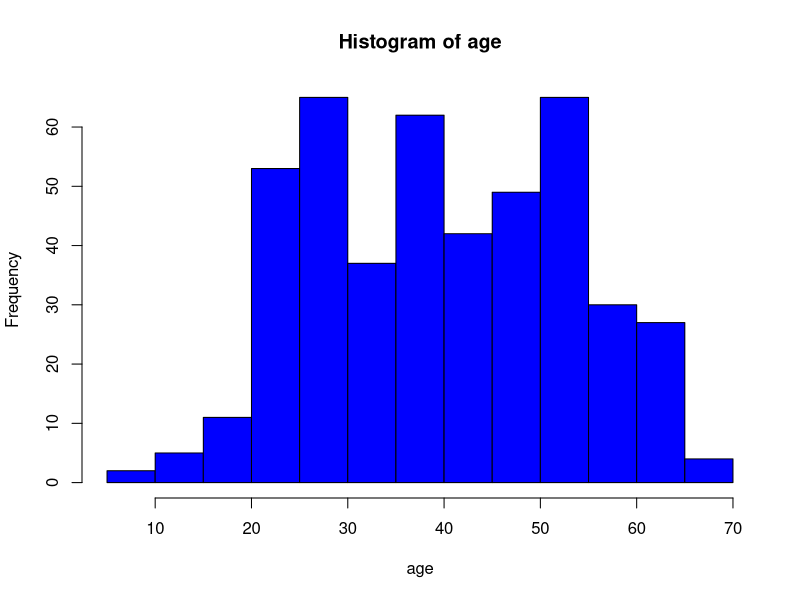
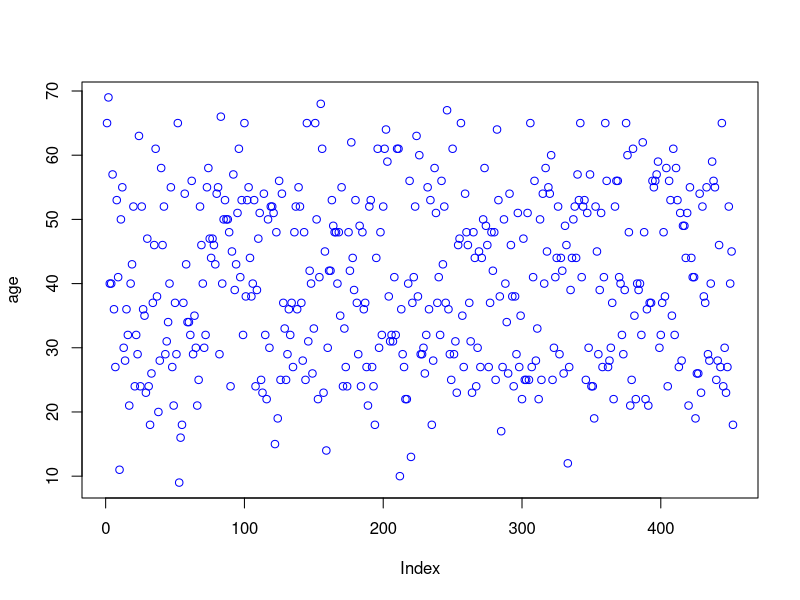
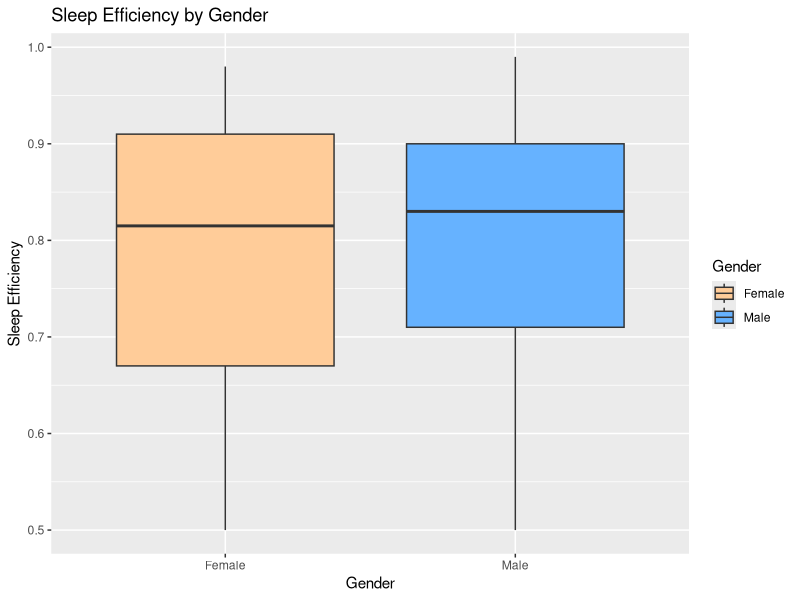
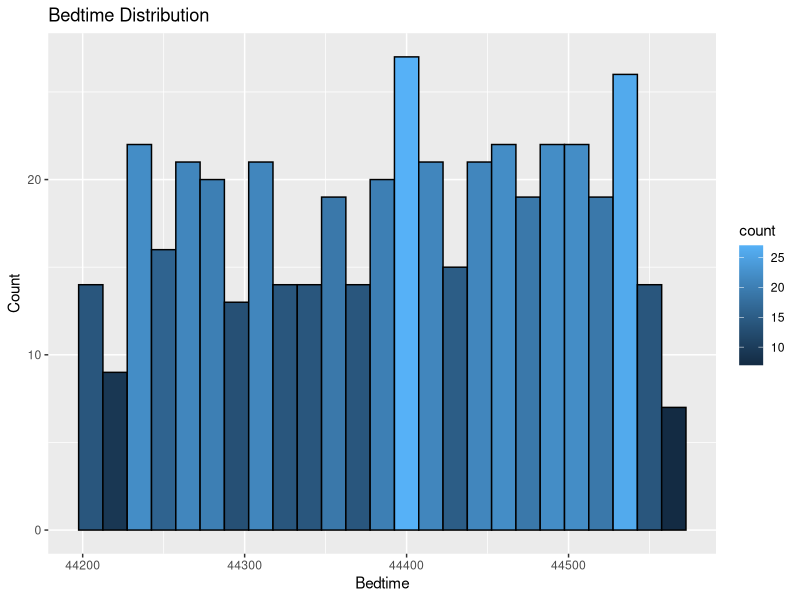
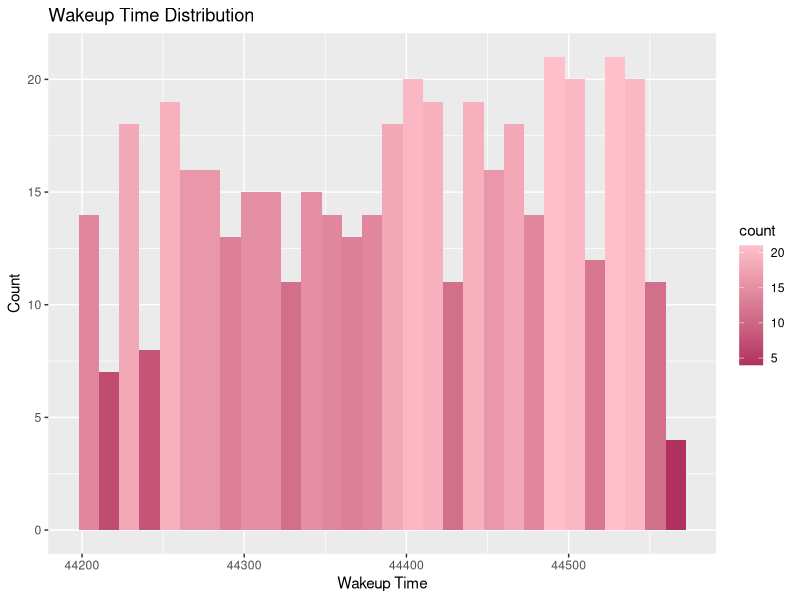
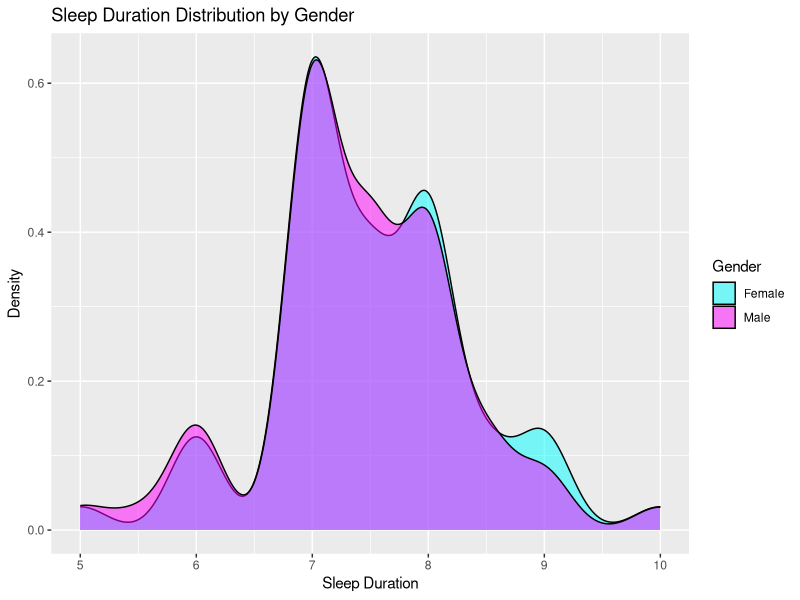
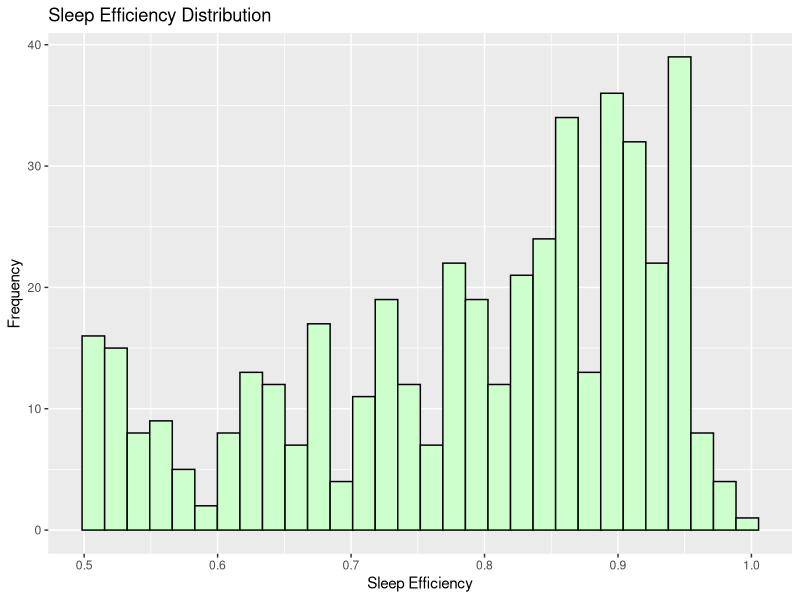
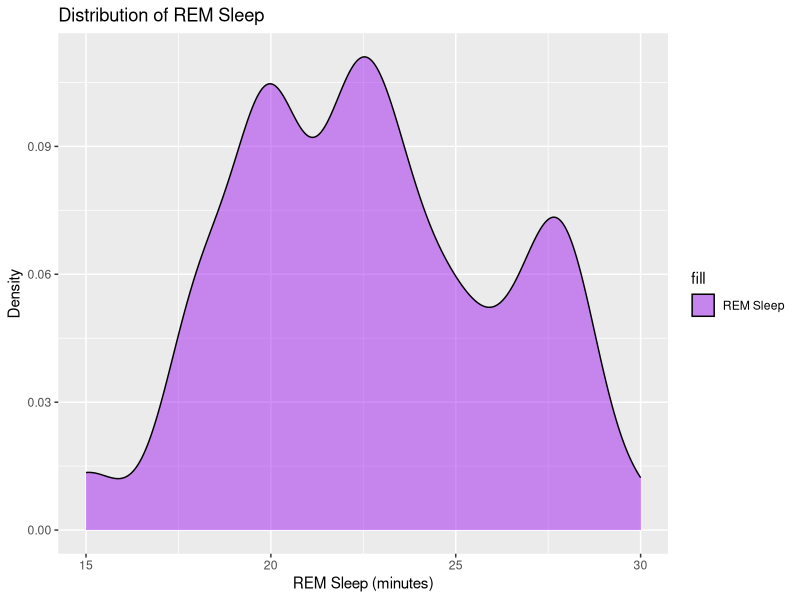

Here is the R script that generated these plots, in order:
## ---- chunk 1
install.packages("nnet")
install.packages("tidyverse")
install.packages("caret")
install.packages("ordinal")
## ---- chunk 2
library(tidyverse)
library(caret)
library(nnet)
library(ordinal)
library(ggplot2)
## ---- chunk 3
data <- read.csv("Sleep_Efficiency.csv")

## ---- chunk 4
head(data)
## ---- chunk 5

age<- data[,2]
gender<- data[,3]
Bedtime<- data[,4]
Wakeup_time<- data[,5]
sleep_duration<- data[,6]
sleep_efficiency<- data[,7]
REM_sleep<- data[,8]
deep_sleep<- data[,9]
light_sleep<- data[,10]
Awakenings<- data[,11]
Caffeine_consumption<- data[,12]
Alcohol_consumption<- data[,13]
Smoking_status<- data[,14]
Exercise_frequency<- data[,15]
Gender_coded<- data[,16]
Smoke_coded<- data[,17]
## ---- chunk 6
summary(age)
summary(gender)
summary(Bedtime)
summary(Wakeup_time)
summary(sleep_duration)
summary(sleep_efficiency)
summary(REM_sleep)
summary(deep_sleep)
summary(light_sleep)
summary(Awakenings)
summary(Caffeine_consumption)
summary(Alcohol_consumption)
summary(Smoking_status)
summary(Exercise_frequency)
## ---- chunk 7
#age
hist(age, col = "blue")
plot(age, col = "blue")
## ---- chunk 8
ggplot(data = data, aes(x = Gender, y = Sleep.efficiency, fill = Gender)) +
  geom_boxplot() +
  scale_fill_manual(values = c("#FFCC99", "#66B2FF")) +
  labs(title = "Sleep Efficiency by Gender") +
  xlab("Gender") +
  ylab("Sleep Efficiency")



## ---- chunk 9

#bed time


ggplot(data = data, aes(x = Bedtime, fill = ..count..)) +
  geom_histogram(color = "black", binwidth = 15) +
  labs(title = "Bedtime Distribution") +
  xlab("Bedtime") +
  ylab("Count")
## ---- chunk 10
#wake time
ggplot(data = data, aes(x = Wakeup_time, fill = ..count..)) +
  geom_histogram() +
  scale_fill_gradient(low = "maroon", high = "pink") +
  labs(title = "Wakeup Time Distribution", y = "Count") +
  xlab("Wakeup Time")
## ---- chunk 11
#sleep durations
# create a density plot of sleep duration data
ggplot(data = data, aes(x = sleep_duration, y = ..density.., fill = Gender)) +
  geom_density(alpha = 0.5) +
  scale_fill_manual(values = c("cyan", "magenta")) +
  labs(title = "Sleep Duration Distribution by Gender") +
  xlab("Sleep Duration") +
  ylab("Density")




## ---- chunk 12
#sleep efficiency
ggplot(data = data, aes(x = sleep_efficiency)) +
  geom_histogram(color = "black", fill = "#CCFFCC", bins = 30) +
  labs(title = "Sleep Efficiency Distribution", x = "Sleep Efficiency", y = "Frequency")
## ---- chunk 13
# rem sleep
# rem sleep
library(ggplot2)

ggplot(data = data, aes(x = REM_sleep, y = ..density.., fill = "REM Sleep")) +
  geom_density(alpha = 0.5) +
  scale_fill_manual(values = c("purple")) +
  labs(title = "Distribution of REM Sleep", x = "REM Sleep (minutes)", y = "Density")
## ---- chunk 14
#deep sleep
ggplot(data, aes(x = deep_sleep)) +
  geom_histogram(binwidth = 5, fill = "#66CC00", color = "black") +
  labs(title = "Distribution of Deep Sleep", x = "Deep Sleep (%)", y = "Count")


## ---- chunk 15
#light sleep
ggplot(data, aes(x = light_sleep)) +
  geom_histogram(binwidth = 5, fill = "#E7E9C1", color = "black") +
  labs(title = "Distribution of Deep Sleep", x = "Deep Sleep (%)", y = "Count")
## ---- chunk 16
#awake
library(ggplot2)

ggplot(data, aes(x = Awakenings)) +
  geom_histogram(aes(y = ..density..), 
                 binwidth = 0.5, 
                 fill = "lightblue", 
                 color = "black", 
                 alpha = 0.6) +
  geom_density(fill = "pink", alpha = 0.6) +
  labs(title = "Awakenings Distribution", y = "Density") +
  xlab("Number of Awakenings per Night")
## ---- chunk 17
#caffine 
barplot(table(Caffeine_consumption), col = "#69B3A2", xlab = "Caffeine Consumption", ylab = "Count", main = "Distribution of Caffeine Consumption")

## ---- chunk 18
#alchol

ggplot(data, aes(x = Alcohol_consumption)) + 
  geom_histogram(binwidth = 1, fill = "cyan", color = "black") +
  labs(title = "Frequency of Alcohol Percentage", x = "Alcohol Percentage", y = "Count")


## ---- chunk 19
#smoke cod
barplot(table(ifelse(Smoke_coded == 1, "Yes", "No")), col = "#69B3A2", xlab = "Smoking Status", ylab = "Count", main = "Distribution of Smoking Status")
## ---- chunk 20
#exercise
ggplot(data, aes(x=Exercise_frequency)) +
  geom_density(fill="lightblue", alpha=0.6) +
  geom_rug() +
  labs(title = "Exercise Frequency Distribution", y = "Density") +
  xlab("Exercise Frequency")




## ---- chunk 21
mod1=lm(age~sleep_efficiency)#regression between age and sleep efficiency
summary(mod1)
## ---- chunk 22
# Subset the data by gender
male_data <- subset(data, Gender == "Male")
## ---- chunk 23
head((male_data))
## ---- chunk 24
female_data <- subset(data, Gender == "Female")
## ---- chunk 25


head(female_data)
## ---- chunk 26
#male
male_mean <- mean(male_data$Deep.sleep.percentage)
male_sd <- sd(male_data$Deep.sleep.percentage)

male_mean

male_sd
## ---- chunk 27
#female
female_mean <- mean(female_data$Deep.sleep.percentage)
female_sd <- sd(female_data$Deep.sleep.percentage)


female_mean

female_sd
## ---- chunk 28
#t test
t_test_result <- t.test(male_data$Deep.sleep.percentage, female_data$Deep.sleep.percentage, var.equal = TRUE)

# Print the t-test results
print(t_test_result)
## ---- chunk 29
mod2=lm(Caffeine_consumption~Awakenings)#regression between the number of awakenings and caffeine consumption
summary(mod2)
mod3=lm(sleep_duration~Exercise_frequency)#regression between the exercise frequency and sleep duration
summary(mod3)
mod4=lm(sleep_duration~Caffeine_consumption+Alcohol_consumption)#regression between caffeine cons, alcohol cons, and sleep duration
summary(mod4)
## ---- chunk 30
# Subset the data by smoking status
REM_smoke <- subset(data, Smoke == "1")


print(REM_smoke)
## ---- chunk 31
#no smoke 
#print(REM_smoke)
REM_No_smoke <- subset(data, Smoke == "0")

print(REM_No_smoke)
## ---- chunk 32
# Calculate the mean and standard deviation of REM sleep percentage for each group
REM_smoke_mean <- mean(REM_smoke$REM.sleep.percentage)
REM_smoke_sd <- sd(REM_smoke$REM.sleep.percentage)
REM_No_smoke_mean <- mean(REM_No_smoke$REM.sleep.percentage)
REM_No_smoke_sd <- sd(REM_No_smoke$REM.sleep.percentage)







REM_smoke_mean 
REM_smoke_sd 
REM_No_smoke_mean 
REM_No_smoke_sd


## ---- chunk 33
#t test
t_test_result1 <- t.test(REM_smoke$REM.sleep.percentage, REM_No_smoke$REM.sleep.percentage, var.equal = TRUE)
## ---- chunk 34
# Print the t-test results
print(t_test_result1)
mean_bedtime=mean(Bedtime)
mean_wakeup_time=mean(Wakeup_time)
print(mean_bedtime)
print(mean_wakeup_time)

mod5=lm(age~Awakenings)#regression between age and the number of awakenings
summary(mod5)
mod6=lm(sleep_efficiency~Exercise_frequency)#regression between sleep efficiency and exercise frequency
summary(mod6)
mod7=lm(REM_sleep~deep_sleep+light_sleep)#regression between REM sleep percentage, deep sleep percentage, and light sleep percentage
summary(mod7)

